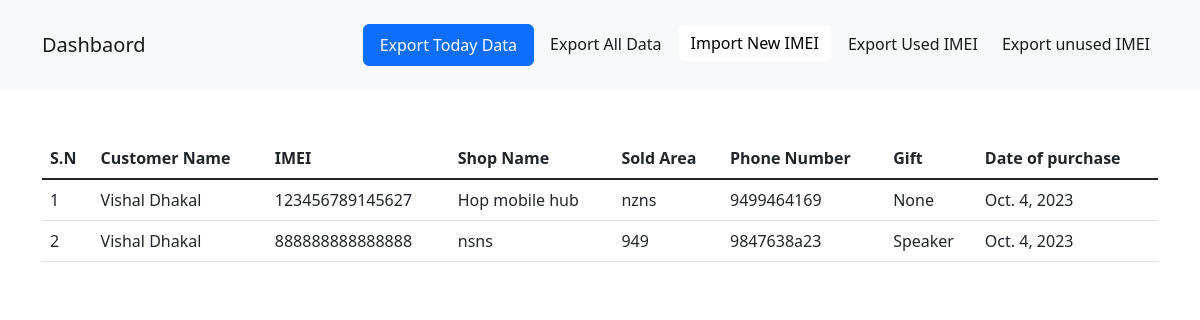
/dash/, run on an earlier commit of the app's database.
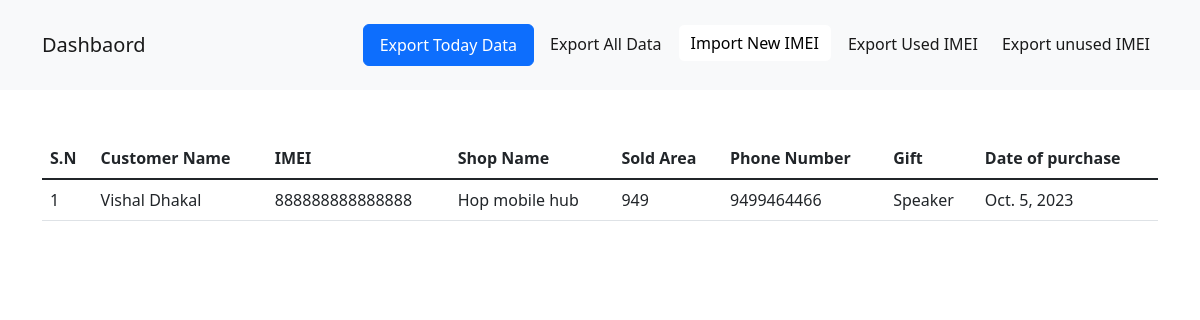
And on a later commit of the database.
### gifts/models.py (models this page shows, shortened)
class Customer(models.Model):
    CAMPAIGN_CHOICES = [
        ("Facebook Ads", "Facebook Ads"),
        ("Reatil Shop", "Reatil Shop"),
        ("Google Ads", "Google Ads"),
        ("Others", "Others"),
    ]
    customer_name = models.CharField(max_length=400)
    shop_name = models.TextField()
    sold_area = models.CharField(max_length=800)
    phone_number = models.CharField(max_length=400)
    phone_model = models.CharField(max_length=400)
    sale_status = models.CharField(max_length=400, default="SOLD")
    prize_details = models.CharField(
        max_length=900, default="Happy Dashain and Tihar")
    gift = models.ForeignKey(Gift, on_delete=models.CASCADE, null=True)
    imei = models.CharField(max_length=400)
    date_of_purchase = models.DateField(auto_now_add=True, auto_now=False)
    how_know_about_campaign = models.CharField(
        max_length=800, choices=CAMPAIGN_CHOICES)
    recharge_card = models.ForeignKey(RechargeCard, on_delete=models.CASCADE,null=True,related_name="recharge_card")
    ntc_recharge_card = models.BooleanField(default=False)
    amount_of_card = models.IntegerField(default=50)
    profession =  models.CharField(max_length=400, default="None")
    class Meta:
        ordering = ("-date_of_purchase",)

class Gift(models.Model):
    name = models.CharField(max_length=400)
    image_url = models.FileField()
    def __str__(self):
        return self.name

### gifts/views.py (the view)
# urls.py: path('dash/', adminIndex,name = 'adminIndexx'),
def adminIndex(request):
    customerss = Customer.objects.all()
    ctx = {
        "customers": customerss
    }
    return render(request, "admin2/index.html", ctx)

### templates/admin2/index.html (shortened to what this page needs)
<!DOCTYPE html>
<html lang="en">
<head>
     <link href="https://cdn.jsdelivr.net/npm/bootstrap@5.2.3/dist/css/bootstrap.min.css" rel="stylesheet"
>
</head>
<body>
     <nav class="navbar navbar-expand-lg bg-light">
          <div class="container py-3">
               <a class="navbar-brand" href="#" class="fw-bold fs-5">Dashbaord</a>
               <div class="collapse navbar-collapse" id="navbarSupportedContent">
                    <ul class="navbar-nav ms-auto mb-2 mb-lg-0">
                         <li class="nav-item ms-2">
                              <a class="nav-link btn btn-primary text-white px-3" aria-current="page" href="#">Export
                                   Today
                                   Data</a>
                         </li>
                         <li class="nav-item ms-2">
                              <a class="nav-link active" aria-current="page" href="#">Export All Data</a>
                         </li>
                         <li class="nav-item ms-2">
                              <button type="button" class="btn btn-light bg-white" data-bs-toggle="modal"
                                   data-bs-target="#exampleModal">
                                   Import New IMEI
                              </button>
                         </li>
                         <li class="nav-item ms-2">
                              <a class="nav-link active" aria-current="page" href="#">Export Used IMEI</a>
                         </li>
                         <li class="nav-item ms-2">
                              <a class="nav-link active" aria-current="page" href="#">Export unused IMEI</a>
                         </li>
                    </ul>
               </div>
          </div>
     </nav>
     <div class="container py-5">
          <table class="table">
               <thead>
                    <tr>
                         <th scope="col">S.N</th>
                         <th scope="col">Customer Name</th>
                         <th scope="col">IMEI</th>
                         <th scope="col">Shop Name</th>
                         <th scope="col">Sold Area</th>
                         <th scope="col">Phone Number</th>
                         <th scope="col">Gift</th>
                         <th scope="col">Date of purchase</th>
                    </tr>
               </thead>
               <tbody class="table-group-divider">
                    {% for cust in customers %}
                    <tr>
                         <td>{{ forloop.counter }}</td>
                         <td>{{cust.customer_name}}</td>
                         <td>{{cust.imei}}</td>
                         <td>{{cust.shop_name}}</td>
                         <td>{{cust.sold_area}}</td>
                         <td>{{cust.phone_number}}</td>
                         <td>{{cust.gift}}</td>
                         <td>{{cust.date_of_purchase}}</td>
                    </tr>
                    {% endfor %}
               </tbody>
          </table>
     </div>
</body>
</html>

What changed in the data, as far as the page shows it:
removed Customer: customer_name "Vishal Dhakal", imei "123456789145627", shop_name "Hop mobile hub", sold_area "nzns", phone_number "9499464169", gift "None", date_of_purchase "Oct. 4, 2023"
removed Customer: customer_name "Vishal Dhakal", imei "888888888888888", shop_name "nsns", sold_area "949", phone_number "9847638a23", gift "Speaker", date_of_purchase "Oct. 4, 2023"
added Customer: customer_name "Vishal Dhakal", imei "888888888888888", shop_name "Hop mobile hub", sold_area "949", phone_number "9499464466", gift "Speaker", date_of_purchase "Oct. 5, 2023"
